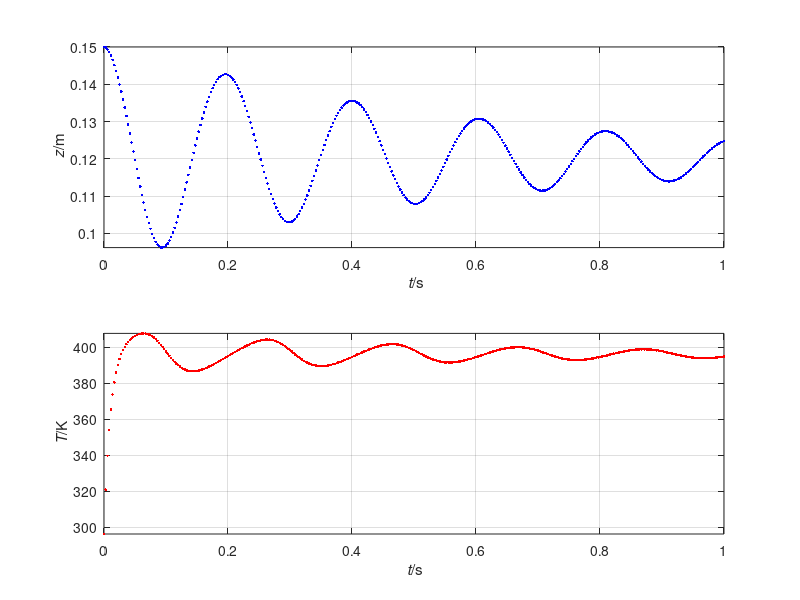

Write MATLAB code to recreate this figure.
%%% Simulation of ideal gas & mass piston in 1D
%% Coordinates (t, z)

%% Constants
R = 8.31446261815;   % J/(K*mol): molar gas constant
g = 9.8;             % N/kg: gravitational acceleration
C = 20;              % J/(K*mol): molar heat capacity
mu = 0.00004;        % N*s/m^2: gas viscosity
h = 8000;            % J/(K*m^2): heat-transfer coefficient
N = 0.04;            % mol: amount of ideal gas
Text = 373.15 + 23;  % K: temperature of environment
A = 0.1^2;           % m^2: area of piston
m = 10;              % kg: mass of piston
Fatm = -100000 * A;  % N: force on piston by atmosphere

%% Initial conditions. State: (z, v, T)
t = 0;  % s: initial time
z = 0.15;  % m: initial position of piston
v = 0;  % m/s: initial velocity of piston
T = 273.15 + 23;  % K: initial temperature of gas

%% Boundary conditions
Gpis = -m*g;  % N: gravity supply of momentum to piston

%% Parameters for time loop
t1 = 1;       % s: final time
dt = 0.0001;  % s: time step %@

## Plotting
dtplot = t1/360; # time interval between plots
tplot = dtplot; # time for next plot
figure
subplot(2, 1, 1); plot(t, z, '.b')
xlim([0, t1])
xlabel('{\it t}/s'); ylabel('{\it z}/m')
axis('tight'); grid on; hold on
subplot(2, 1, 2); plot(t, T, '.r')
xlim([0, t1])
xlabel('{\it t}/s'); ylabel('{\it T}/K')
axis('tight'); grid on; hold on %@

%% Numerical time integration
while t < t1
  %% constitutive relations
  Fgas = -(R * N * T / z -  mu * A * v / z);  % ideal-gas law
  Q = A * h * (Text - T);                     % law of cooling
  Phi = (Q + Fgas * v);                       % energy influx for gas
  E = C * N * T;                              % internal energy of ideal gas
  Ppis = m * v;                               % Newton's formula for momentum
  Fpis = -Fgas + Fatm;                        % momentum influx for piston

  %% step forward in time with balance laws
  t = t + dt;
  E = E + Phi * dt;
  Ppis = Ppis + (Fpis + Gpis) * dt;
  z = z + v * dt;

  %% constitutive relations: calculate state
  T = E / (C * N);
  v = Ppis / m;  %@

  %% plot
  if t > tplot
    subplot(2, 1, 1); plot(t, z, '.b')
    subplot(2, 1, 2); plot(t, T, '.r')
    pause(0)
    tplot = tplot + dtplot;
  end %@
end
